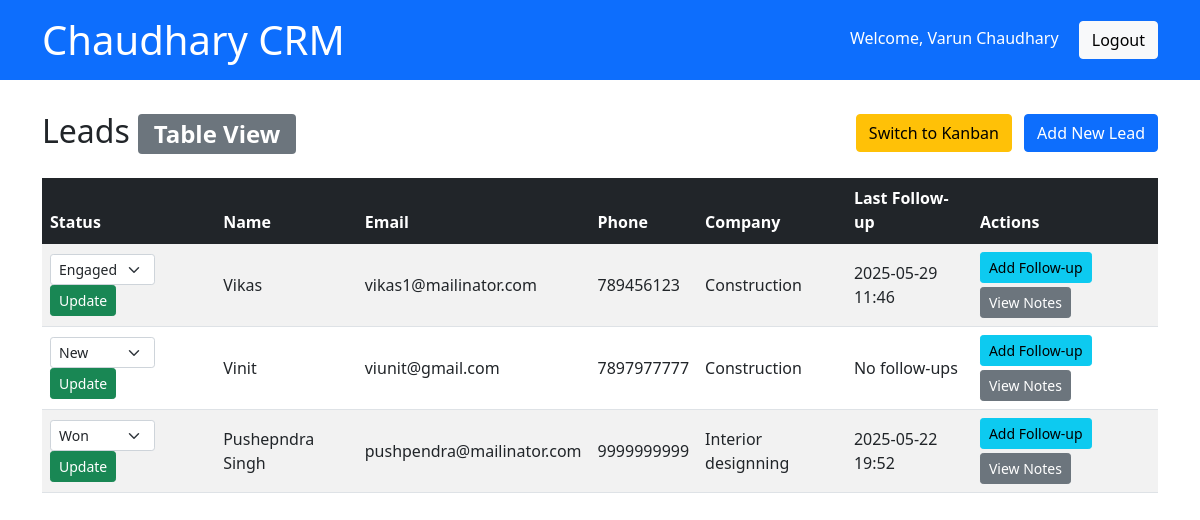
/leads/ (signed in), run on an earlier commit of the app's database.
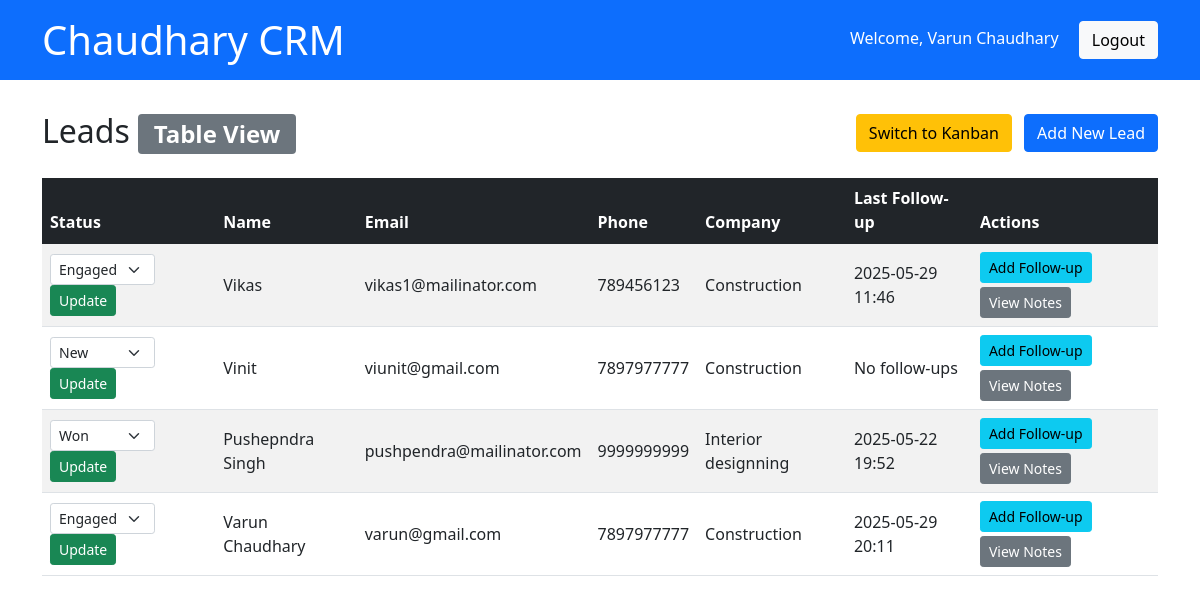
And on a later commit of the database.
### accounts/models.py (models this page shows, shortened)
class CustomUser(AbstractUser):
    username = None
    email = models.EmailField(_('email address'), unique=True)
    name = models.CharField(max_length=150)
    USERNAME_FIELD = 'email'
    REQUIRED_FIELDS = ['name']
    objects = CustomUserManager()

### leads/models.py (models this page shows, shortened)
class Lead(models.Model):
    STAGE_CHOICES = [
        ('new', 'New'),
        ('engaged', 'Engaged'),
        ('proposal', 'Proposal'),
        ('won', 'Won'),
        ('lost', 'Lost'),
    ]
    name = models.CharField(max_length=100)
    email = models.EmailField()
    phone = models.CharField(max_length=15)
    company = models.CharField(max_length=100)
    stage = models.CharField(max_length=20, choices=STAGE_CHOICES, default='new')
    last_follow_up = models.DateTimeField(null=True, blank=True)
    created_at = models.DateTimeField(auto_now_add=True)
    updated_at = models.DateTimeField(auto_now=True)

### leads/views.py (the view)
# urls.py: path('', views.LeadListView.as_view(), name='lead-list'),
class LeadListView(LoginRequiredMixin, ListView):
    model = Lead
    template_name = 'leads/lead_list.html'
    context_object_name = 'leads'
    def get_context_data(self, **kwargs):
        context = super().get_context_data(**kwargs)
        context['Lead'] = Lead
        return context

### leads/templates/leads/lead_list.html (shortened to what this page needs)
<!DOCTYPE html>
<html lang="en">
<head>
    <link href="https://cdn.jsdelivr.net/npm/bootstrap@5.1.3/dist/css/bootstrap.min.css" rel="stylesheet">
</head>
<body>
    <div class="crm-header">
        <div class="container">
            <div class="d-flex justify-content-between align-items-center flex-wrap">
                <h1 class="crm-title">Chaudhary CRM</h1>
                <div class="user-info mt-2 mt-md-0">
                    Welcome, {{ request.user.name }}
                    <form method="post" action="{% url 'logout' %}" style="display:inline;">
                        <button type="submit" class="btn btn-light ms-3">Logout</button>
                    </form>
                </div>
            </div>
        </div>
    </div>
    <div class="container">
        <div class="d-flex justify-content-between align-items-center mb-4 flex-wrap">
            <h2 class="mb-2 mb-md-0">Leads
                <span class="badge bg-secondary" id="view-mode-label">Table View</span>
            </h2>
            <div>
                <button id="toggle-view" class="btn btn-warning me-2">Switch to Kanban</button>
                <a href="{% url 'lead-create' %}" class="btn btn-primary">Add New Lead</a>
            </div>
        </div>
        <div id="table-view">
            <div class="d-none d-md-block table-responsive">
                <table class="table table-striped table-hover align-middle">
                    <thead class="table-dark">
                        <tr>
                            <th>Status</th>
                            <th>Name</th>
                            <th>Email</th>
                            <th>Phone</th>
                            <th>Company</th>
                            <th>Last Follow-up</th>
                            <th>Actions</th>
                        </tr>
                    </thead>
                    <tbody>
                        {% for lead in leads %}
                        <tr>
                            <td>
                                <form method="post" action="{% url 'update-status' lead.id %}" class="d-inline">
                                    <select name="status" class="form-select form-select-sm d-inline w-auto">
                                        <option value="new" {% if lead.stage == "new" %}selected{% endif %}>New</option>
                                        <option value="engaged" {% if lead.stage == "engaged" %}selected{% endif %}>Engaged</option>
                                        <option value="won" {% if lead.stage == "won" %}selected{% endif %}>Won</option>
                                    </select>
                                    <button type="submit" class="btn btn-sm btn-success">Update</button>
                                </form>
                            </td>
                            <td>{{ lead.name }}</td>
                            <td>{{ lead.email }}</td>
                            <td>{{ lead.phone }}</td>
                            <td>{{ lead.company }}</td>
                            <td>{{ lead.last_follow_up|date:'Y-m-d H:i'|default:"No follow-ups" }}</td>
                            <td>
                                <a href="{% url 'followup-create' lead.id %}" class="btn btn-sm btn-info mb-1">Add Follow-up</a>
                                <button type="button" class="btn btn-sm btn-secondary" data-bs-toggle="modal" data-bs-target="#notesModal{{ lead.id }}">
                                    View Notes
                                </button>
                            </td>
                        </tr>
                        {% endfor %}
                    </tbody>
                </table>
            </div>
        </div>
    </div>
</body>
</html>

### leads/templates/leads/lead_list.html (style rules this page uses)
.crm-header { background-color: #0d6efd; color: white; padding: 1rem 0; margin-bottom: 2rem; }
.crm-title { margin: 0; }
.user-info { color: white; }

What changed in the data, as far as the page shows it:
added Lead: status "Engaged", name "Varun Chaudhary", email "varun@gmail.com", phone "7897977777", company "Construction", last_follow_up "2025-05-29 20:11"
